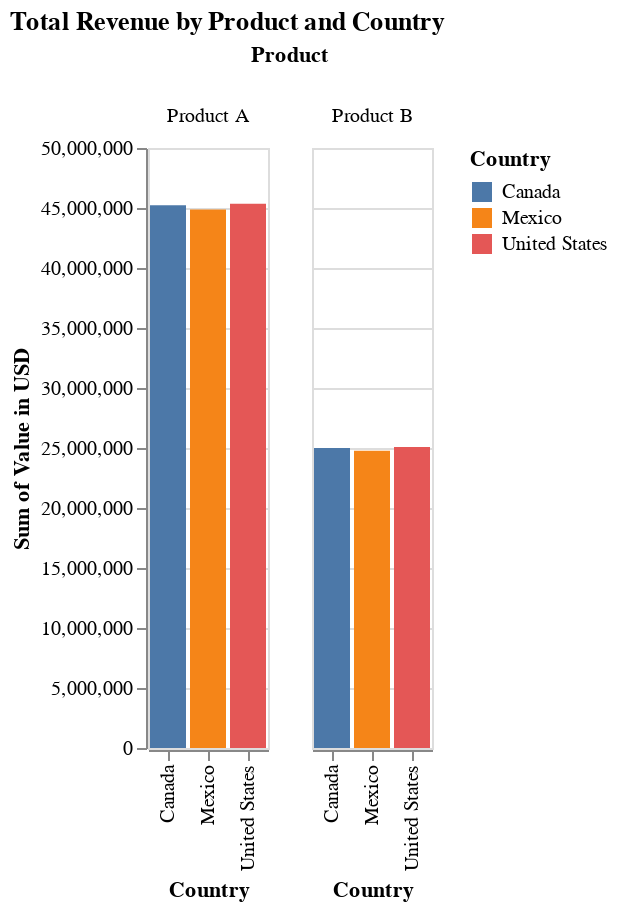

Source (notebook cell):
### Markdown cell above
## Visualizing Data from Spreadsheet

### Example prompt
*I'm attaching the created dummy data. Could you perform a high level Comparative and Correlation analysis on this data? Please include analytic visualizations if possible, ideally using the Altair visualization package. If you cannot produce visuals, please provide the Python code to produce your recommended visuals*

### Results

### Code cell
# Assuming 'data' is your DataFrame loaded from the CSV
# First, filter the data for 'Revenue' account type
revenue_data = data[data['Account'] == 'Revenue'].groupby(['Country', 'Product'], as_index=False)['Value in USD'].sum()

# Creating a bar chart for comparative analysis
revenue_chart = alt.Chart(revenue_data).mark_bar().encode(
    x='Country:N',
    y='sum(Value in USD):Q',
    color='Country:N',
    column='Product:N',
    tooltip=['Country', 'Product', 'sum(Value in USD)']
).properties(
    title='Total Revenue by Product and Country'
)

revenue_chart

### Figure 1 — Vega-Lite specification as saved in the notebook (floating-point values rounded to 4 significant figures)
{"config": {"view": {"continuousWidth": 400, "continuousHeight": 300}}, "data": {"name": "data-28c5df6f1591dafbff94283f846cef33"}, "mark": "bar", "encoding": {"color": {"field": "Country", "type": "nominal"}, "column": {"field": "Product", "type": "nominal"}, "tooltip": [{"field": "Country", "type": "nominal"}, {"field": "Product", "type": "nominal"}, {"aggregate": "sum", "field": "Value in USD", "type": "quantitative"}], "x": {"field": "Country", "type": "nominal"}, "y": {"aggregate": "sum", "field": "Value in USD", "type": "quantitative"}}, "title": "Total Revenue by Product and Country", "$schema": "https://vega.github.io/schema/vega-lite/v4.17.0.json", "datasets": {"data-28c5df6f1591dafbff94283f846cef33": [{"Country": "Canada", "Product": "Product A", "Value in USD": 45230000.0}, {"Country": "Canada", "Product": "Product B", "Value in USD": 25010000.0}, {"Country": "Mexico", "Product": "Product A", "Value in USD": 44870000.0}, {"Country": "Mexico", "Product": "Product B", "Value in USD": 24760000.0}, {"Country": "United States", "Product": "Product A", "Value in USD": 45350000.0}, {"Country": "United States", "Product": "Product B", "Value in USD": 25080000.0}]}}
